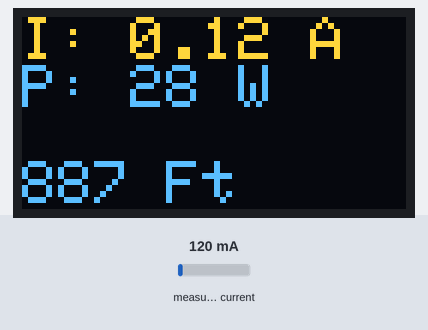
Bench run of a sketch on a simulated Arduino Uno, built with avr-gcc and run on an emulated ATmega328P. Shown: 128×64 one-colour display. The inputs (shaded band) are chosen by the test bench; at power-on: measured current 120 mA. The OLED is the two-colour kind (top 16 rows yellow).

Above: at 1.4 s.
1.5 s: measured current set to 40 mA
At 2.7 s:
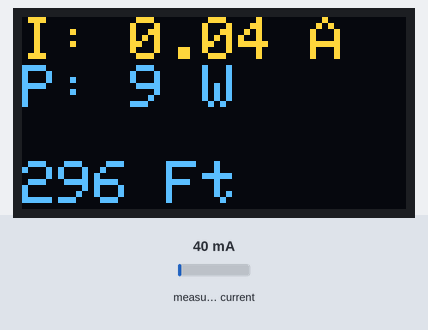
3.8 s: measured current set to 500 mA
At 5.2 s:
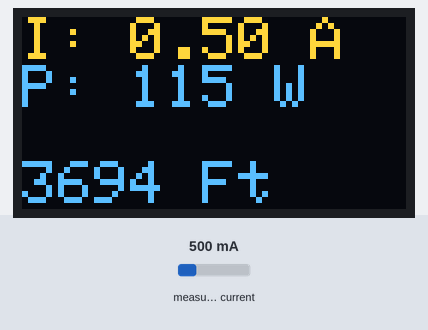
6.1 s: measured current set to 1000 mA
At 7.9 s:
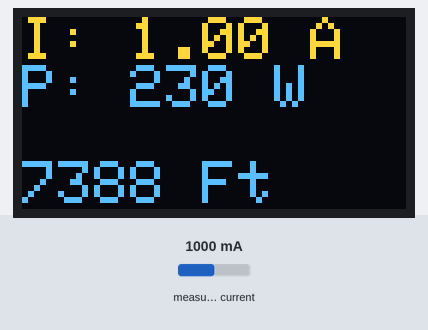
Timing chart, 0 to 9.4 s (numbered marks = the images above; inputs shaded):
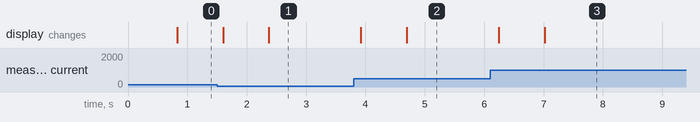

The sketch:

Power-consumption-meter.ino
```cpp
#include "EmonLib.h"
#include "SSD1306Ascii.h"
#include "SSD1306AsciiAvrI2c.h"

#define I2C_ADDRESS_OF_DISPLAY  0x3C  // 0X3C+SA0 - 0x3C or 0x3D

#define AC_VOLTAGE             230.0
#define COST_PER_KWH            44.0

#define HOURS_IN_A_MONTH         730

#define EMON_INPUT_PIN            A0

// Calibration seems fine when tested with 1.96A consumption with calibration_value: 13.15
#define EMON_CALIBRATION_VALUE  13.35


#define AVG_SIZE                   3

EnergyMonitor emon1;
SSD1306AsciiAvrI2c oled;

double values[AVG_SIZE];

void setup() {
  oled.begin(&Adafruit128x64, I2C_ADDRESS_OF_DISPLAY, true);
  oled.setFont(Adafruit5x7);
  oled.clear();
  oled.set2X();

  emon1.current(EMON_INPUT_PIN, EMON_CALIBRATION_VALUE);
/*
  for(int i=0; i<AVG_SIZE; i++){
    values[i] = emon1.calcIrms(1480);;
  }/**/
}

void show(double currentInA, double power){
  double cost = (power * COST_PER_KWH) / 1000;

  oled.clear();
  oled.println("I: " + String(currentInA) + " A");                       // Current

  oled.println("P: " + (String( int(power+0.5))) + " W");                // Apparent power
  /*
  oled.set1X();
  oled.println((String( int(cost+0.5))) + " Ft / h");                    // Energy cost / hour
  oled.set2X();
  /**/
  oled.println("\n" + (String( int((cost * HOURS_IN_A_MONTH)+0.5))) + " Ft");   // Energy cost / month
}

int ptr = 0;

void loop() {

  /*
  double Irms = emon1.calcIrms(1480);  // Calculate Irms only
  values[ptr] = Irms;
  ptr++;
  if(ptr>=AVG_SIZE){
    ptr = 0;
  }
  /**/

  double avgValue = 0;
  for(int i=0; i<AVG_SIZE; i++){
    avgValue += (emon1.calcIrms(2000));
  }
  avgValue /= AVG_SIZE;

  double power = (avgValue * AC_VOLTAGE);

  show(avgValue, power);

}
```

Measured:
- after the input at 1.5 s, the display: first changes after 0.10 s (image 1 shows a later state)
- after the input at 3.8 s, the display: first changes after 0.12 s (image 2 shows a later state)
- after the input at 6.1 s, the display: first changes after 0.14 s (image 3 shows a later state)
